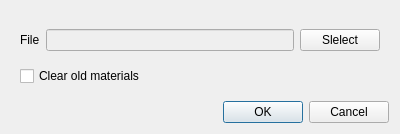
<?xml version="1.0" encoding="UTF-8"?>
<ui version="4.0">
 <class>MaterialsImportDialog</class>
 <widget class="QDialog" name="MaterialsImportDialog">
  <property name="geometry">
   <rect>
    <x>0</x>
    <y>0</y>
    <width>400</width>
    <height>134</height>
   </rect>
  </property>
  <property name="windowTitle">
   <string>Import Materials</string>
  </property>
  <layout class="QVBoxLayout" name="verticalLayout_2">
   <item>
    <widget class="QWidget" name="widget" native="true">
     <layout class="QVBoxLayout" name="verticalLayout">
      <item>
       <widget class="QWidget" name="widget_2" native="true">
        <layout class="QHBoxLayout" name="horizontalLayout">
         <property name="leftMargin">
          <number>0</number>
         </property>
         <property name="rightMargin">
          <number>0</number>
         </property>
         <item>
          <widget class="QLabel" name="label">
           <property name="text">
            <string>File</string>
           </property>
          </widget>
         </item>
         <item>
          <widget class="QLineEdit" name="file">
           <property name="enabled">
            <bool>false</bool>
           </property>
          </widget>
         </item>
         <item>
          <widget class="QPushButton" name="select">
           <property name="text">
            <string>Slelect</string>
           </property>
          </widget>
         </item>
        </layout>
       </widget>
      </item>
      <item>
       <widget class="QCheckBox" name="overwrite">
        <property name="text">
         <string>Clear old materials</string>
        </property>
       </widget>
      </item>
     </layout>
    </widget>
   </item>
   <item>
    <widget class="QDialogButtonBox" name="buttonBox">
     <property name="orientation">
      <enum>Qt::Horizontal</enum>
     </property>
     <property name="standardButtons">
      <set>QDialogButtonBox::Cancel|QDialogButtonBox::Ok</set>
     </property>
    </widget>
   </item>
  </layout>
 </widget>
 <resources/>
 <connections>
  <connection>
   <sender>buttonBox</sender>
   <signal>accepted()</signal>
   <receiver>MaterialsImportDialog</receiver>
   <slot>accept()</slot>
   <hints>
    <hint type="sourcelabel">
     <x>248</x>
     <y>254</y>
    </hint>
    <hint type="destinationlabel">
     <x>157</x>
     <y>274</y>
    </hint>
   </hints>
  </connection>
  <connection>
   <sender>buttonBox</sender>
   <signal>rejected()</signal>
   <receiver>MaterialsImportDialog</receiver>
   <slot>reject()</slot>
   <hints>
    <hint type="sourcelabel">
     <x>316</x>
     <y>260</y>
    </hint>
    <hint type="destinationlabel">
     <x>286</x>
     <y>274</y>
    </hint>
   </hints>
  </connection>
 </connections>
</ui>
